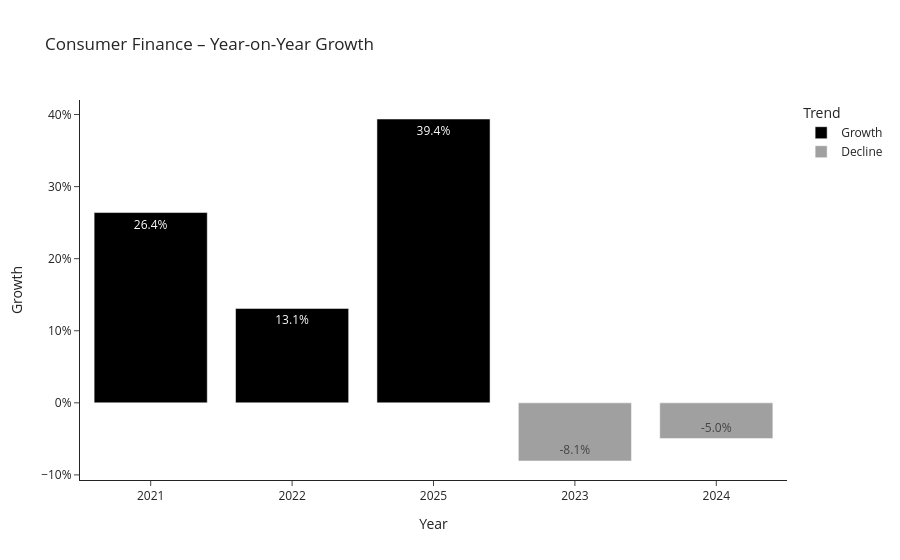

Notebook source saved alongside this figure:
### Code cell
growth = chart.dropna(subset=["CF_YoY_Growth"]).copy()
growth["Trend"] = np.where(growth["CF_YoY_Growth"] >= 0, "Growth", "Decline")

fig = px.bar(growth, x="Year", y="CF_YoY_Growth", color="Trend", text_auto=".1%",
             title="Consumer Finance – Year-on-Year Growth",
             labels={"CF_YoY_Growth": "Growth"},
             color_discrete_map={"Growth": "#000000", "Decline": "#a0a0a0"})

fig.update_layout(yaxis_tickformat=".0%")
fig.show()

### Figure 1 — Plotly figure (JSON) as saved in the notebook; plotly's stock layout.template omitted (floating-point values rounded to 4 significant figures)
{"data": [{"hovertemplate": "Trend=Growth<br>Year=%{x}<br>Growth=%{y}<extra></extra>", "legendgroup": "Growth", "marker": {"color": "#000000", "pattern": {"shape": ""}}, "name": "Growth", "orientation": "v", "showlegend": true, "textposition": "auto", "texttemplate": "%{y:.1%}", "type": "bar", "x": ["2021", "2022", "2025"], "xaxis": "x", "y": [0.264, 0.131, 0.3938], "yaxis": "y"}, {"hovertemplate": "Trend=Decline<br>Year=%{x}<br>Growth=%{y}<extra></extra>", "legendgroup": "Decline", "marker": {"color": "#a0a0a0", "pattern": {"shape": ""}}, "name": "Decline", "orientation": "v", "showlegend": true, "textposition": "auto", "texttemplate": "%{y:.1%}", "type": "bar", "x": ["2023", "2024"], "xaxis": "x", "y": [-0.0807, -0.0496], "yaxis": "y"}], "layout": {"barmode": "relative", "legend": {"title": {"text": "Trend"}, "tracegroupgap": 0}, "title": {"text": "Consumer Finance – Year-on-Year Growth"}, "xaxis": {"anchor": "y", "domain": [0, 1], "title": {"text": "Year"}}, "yaxis": {"anchor": "x", "domain": [0, 1], "tickformat": ".0%", "title": {"text": "Growth"}}}}
